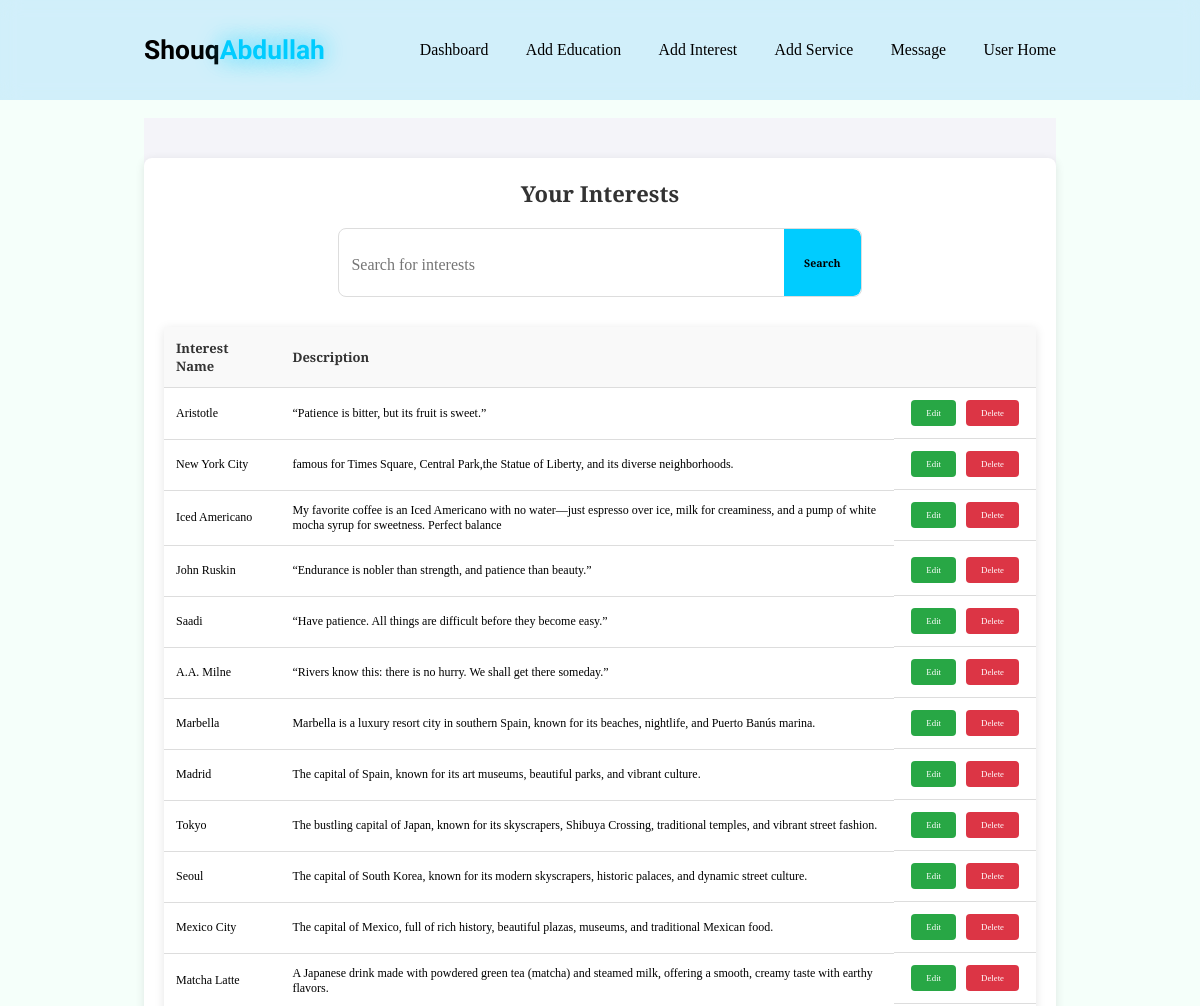
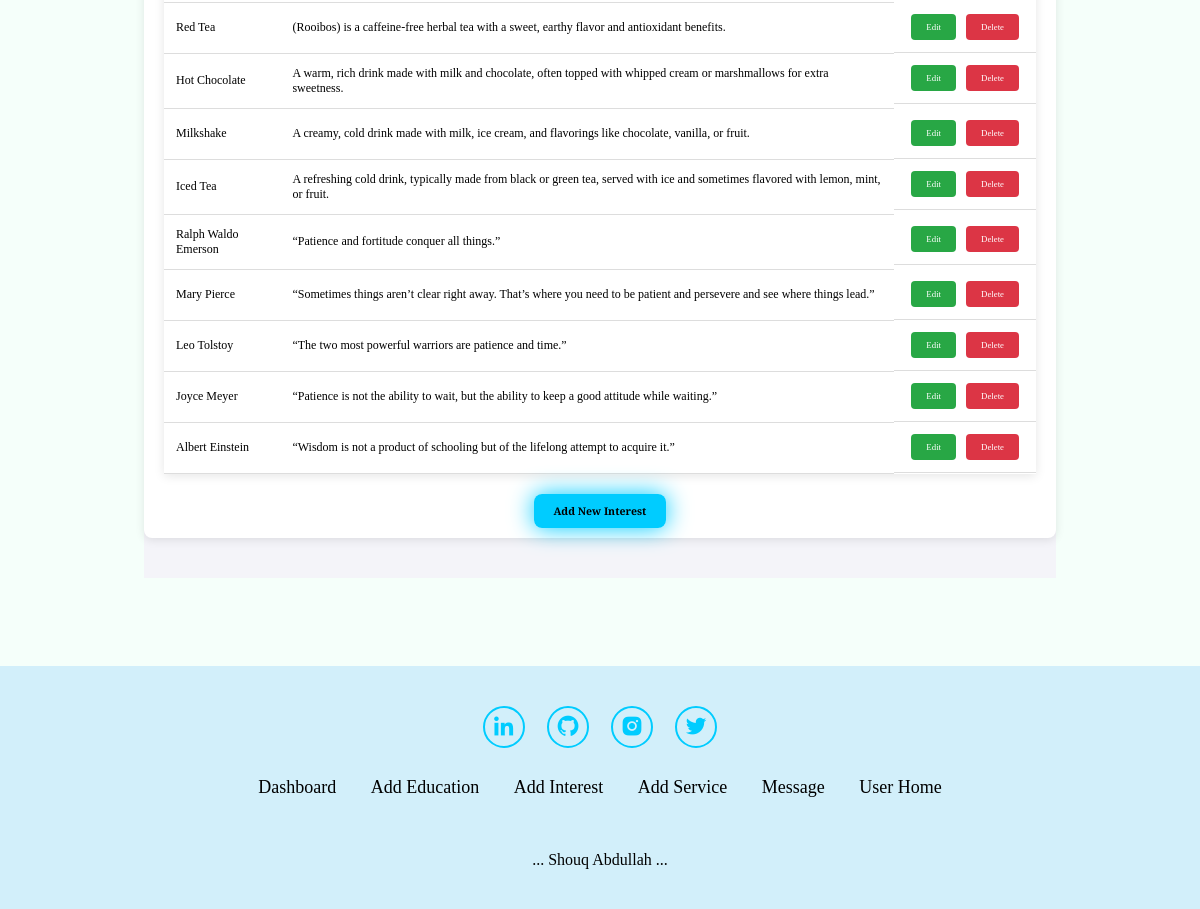
/dashboard/interest/, run on the app's committed database (2 pictures, top to bottom).
### dashboard/models.py (models this page shows, shortened)
class Interest(models.Model):
    CATEGORY_CHOICES = [
        ('city', 'Favorite City'),
        ('drink', 'Favorite Drink'),
        ('quote', 'Favorite Quote'),
    ]
    name = models.CharField(max_length=255)
    description = models.TextField(null=False, blank=True)
    quote = models.TextField(null=False, blank=True)
    meaning = models.TextField(null=True, blank=True)
    why_chose = models.TextField(null=True, blank=True)
    image = models.ImageField(upload_to='interest_images/', blank=True, null=True)
    category = models.CharField(
        max_length=20,
        choices=CATEGORY_CHOICES,
        null=True,
        blank=True,
        default='city',
    )

### dashboard/views.py (the view)
# urls.py: path('interest/', views.interest_list, name='interest_list'),
def interest_list(request):
    query = request.GET.get('q', '')
    interests = Interest.objects.all()
    search_query = request.GET.get('q', '')
    if search_query:
        interests = Interest.objects.filter(name__icontains=search_query) | Interest.objects.filter(quote__icontains=search_query)
    else:
        interests = Interest.objects.all()
    return render(request, 'dashboard/interest_list.html', {'interests': interests})

### dashboard/templates/dashboard/interest_list.html (shortened to what this page needs)
{% extends 'about_myself/base.html' %}
{% block content %}
<br><br><br>
<section>
<section class="interest-section">
  <div class="container">
    <h1 class="title">Your Interests</h1>
    <div class="search-form">
      <form method="GET" class="search-bar">
        <input type="text" name="q" placeholder="Search for interests" value="{{ request.GET.q }}" class="search-input">
        <button type="submit" class="search-btn">Search</button>
      </form>
    </div>
    <div class="interest-table">
      <table>
        <thead>
          <tr>
            <th>Interest Name</th>
            <th>Description</th>
            <th> </th>
          </tr>
        </thead>
        <tbody>
          {% for interest in interests %}
          <tr>
            <td>{{ interest.name }}</td>
            <td>{{ interest.quote }}</td>
            <td class="action-buttons">
              <a href="{% url 'dashboard:update_interest' interest.pk %}" class="btn btn-edit">Edit</a>
              <a href="{% url 'dashboard:delete_interest' interest.pk %}" class="btn btn-delete">Delete</a>
            </td>
          </tr>
          {% endfor %}
        </tbody>
      </table>
    </div>
    <div class="add-interest">
      <a href="{% url 'dashboard:add_interest' %}" class="btn btn-add">Add New Interest</a>
    </div>
  </div>
</section>
</section>
{% endblock %}

### about_myself/static/css/style.css (style rules this page uses)
* { margin: 0; padding: 0; box-sizing: border-box; text-decoration: none; border: none; outline: none; scroll-behavior: smooth; font-family: 'Playfair Display', serif; }
:root { --bg-color:#F5FFFA; --second-bg-color:rgba(159, 215, 249, 0.41); --text-color:black; --main-color:#00CCFF; }
html { font-size: 60%; scroll-behavior: smooth; }
body { background: var(--bg-color); color: var(--text-color); }
section { min-height: 100vh; padding: 10rem 12% 10rem; }
@media (max-width:1285px) { html { font-size: 55%; } }
form input[type="text"] { width: 100%; padding: 12px; margin-bottom: 10px; border: 1px; border-radius: 8px; font-size: 16px; font-family: 'Playfair Display', serif; transition: border-color 0.3s ease; background-color: white; color: var(--text-color); margin-top: 15px; }
.container { max-width: 1100px; margin: 0 auto; padding: 20px; background-color: white; border-radius: 8px; box-shadow: 0 2px 10px rgba(0, 0, 0, 0.1); }
.title { font-size: 2.5rem; color: #333; margin-bottom: 20px; text-align: center; }
.search-form { display: flex; justify-content: center; margin-bottom: 20px; }
.search-bar { display: flex; width: 60%; border: 1px solid #ddd; border-radius: 8px; overflow: hidden; }
.search-input { flex: 1; padding: 10px; border: none; font-size: 1rem; border-radius: 8px 0 0 8px; }
.search-btn { padding: 10px 20px; background-color: #007BFF; border: none; color: white; cursor: pointer; font-size: 1rem; border-radius: 0 8px 8px 0; transition: background-color 0.3s; }
table { width: 100%; border-collapse: collapse; margin-top: 20px; box-shadow: 0 2px 10px rgba(0, 0, 0, 0.1); }
th, td { padding: 12px; text-align: left; border-bottom: 1px solid #ddd; }
th { background-color: #f9f9f9; font-weight: bold; color: #333; }
td a { text-decoration: none; margin: 0 5px; }
.action-buttons { display: flex; gap: 10px; justify-content: center; }
.btn { padding: 8px 15px; border-radius: 4px; font-size: 1rem; cursor: pointer; transition: all 0.3s ease; }
.btn-edit { background-color: #28a745; color: white; }
.btn-delete { background-color: #dc3545; color: white; }
.btn-add { padding: 10px 20px; background-color: #007BFF; color: white; text-decoration: none; font-size: 1.2rem; border-radius: 8px; transition: background-color 0.3s ease; }
.interest-section { padding: 40px 0; background-color: #f4f4f9; }
.interest-table { margin-top: 30px; }
th, td { padding: 12px; text-align: left; border-bottom: 1px solid #ddd; font-size: 12px; font-family: 'Playfair Display', serif; }
th { background-color: #f9f9f9; font-weight: bold; color: #333; font-size: 13px; font-family: 'Playfair Display', serif; }
.btn-edit { background-color: #28a745; color: white; box-shadow: none; font-family: 'Playfair Display', serif; }
.btn-delete { background-color: #dc3545; color: white; box-shadow: none; font-family: 'Playfair Display', serif; }
.add-interest { margin-top: 30px; text-align: center; }
.btn-add { padding: 10px 20px; background-color: #007BFF; color: white; text-decoration: none; font-size: 1.2rem; border-radius: 8px; transition: background-color 0.3s ease; font-family: 'Playfair Display', serif; }
.action-buttons { display: flex; gap: 0px; justify-content: flex-end; }
.title { font-size: 2.5rem; color: #333; margin-bottom: 20px; text-align: center; font-family: 'Playfair Display', serif; }
.search-bar { display: flex; width: 60%; border: 1px solid #ddd; border-radius: 8px; overflow: hidden; font-family: 'Playfair Display', serif; }
.search-btn { padding: 10px 20px; font-family: 'Playfair Display', serif; background-color:var(--main-color); border: none; color: black; cursor: pointer; font-size: 1.2rem; border-radius: 0 8px 8px 0; transition: background-color 0.3s; font-weight: bold; }
.btn-add { padding: 10px 20px; color: black; text-decoration: none; font-size: 1.2rem; border-radius: 8px; transition: background-color 0.3s ease; background: var(--main-color); box-shadow: 0 0 25px var(--main-color); font-weight: bold; }

### data on the page
Interest: name "Aristotle", quote "“Patience is bitter, but its fruit is sweet.”"
Interest: name "New York City", quote "famous for Times Square, Central Park,the Statue of Liberty, and its diverse neighborhoods."
Interest: name "Iced Americano", quote "My favorite coffee is an Iced Americano with no water—just espresso over ice, milk for creaminess, and a pump of white mocha syrup for sweetness. Perfect balance"
Interest: name "John Ruskin", quote "“Endurance is nobler than strength, and patience than beauty.”"
Interest: name "Saadi", quote "“Have patience. All things are difficult before they become easy.”"
Interest: name "A.A. Milne", quote "“Rivers know this: there is no hurry. We shall get there someday.”"
Interest: name "Marbella", quote "Marbella is a luxury resort city in southern Spain, known for its beaches, nightlife, and Puerto Banús marina."
Interest: name "Madrid", quote "The capital of Spain, known for its art museums, beautiful parks, and vibrant culture."
Interest: name "Tokyo", quote "The bustling capital of Japan, known for its skyscrapers, Shibuya Crossing, traditional temples, and vibrant street fashion."
Interest: name "Seoul", quote "The capital of South Korea, known for its modern skyscrapers, historic palaces, and dynamic street culture."
Interest: name "Mexico City", quote "The capital of Mexico, full of rich history, beautiful plazas, museums, and traditional Mexican food."
Interest: name "Matcha Latte", quote "A Japanese drink made with powdered green tea (matcha) and steamed milk, offering a smooth, creamy taste with earthy flavors."
Interest: name "Red Tea", quote "(Rooibos) is a caffeine-free herbal tea with a sweet, earthy flavor and antioxidant benefits."
Interest: name "Hot Chocolate", quote "A warm, rich drink made with milk and chocolate, often topped with whipped cream or marshmallows for extra sweetness."
Interest: name "Milkshake", quote "A creamy, cold drink made with milk, ice cream, and flavorings like chocolate, vanilla, or fruit."
Interest: name "Iced Tea", quote "A refreshing cold drink, typically made from black or green tea, served with ice and sometimes flavored with lemon, mint, or fruit."
Interest: name "Ralph Waldo Emerson", quote "“Patience and fortitude conquer all things.”"
Interest: name "Mary Pierce", quote "“Sometimes things aren’t clear right away. That’s where you need to be patient and persevere and see where things lead.”"
Interest: name "Leo Tolstoy", quote "“The two most powerful warriors are patience and time.”"
Interest: name "Joyce Meyer", quote "“Patience is not the ability to wait, but the ability to keep a good attitude while waiting.”"
Interest: name "Albert Einstein", quote "“Wisdom is not a product of schooling but of the lifelong attempt to acquire it.”"
